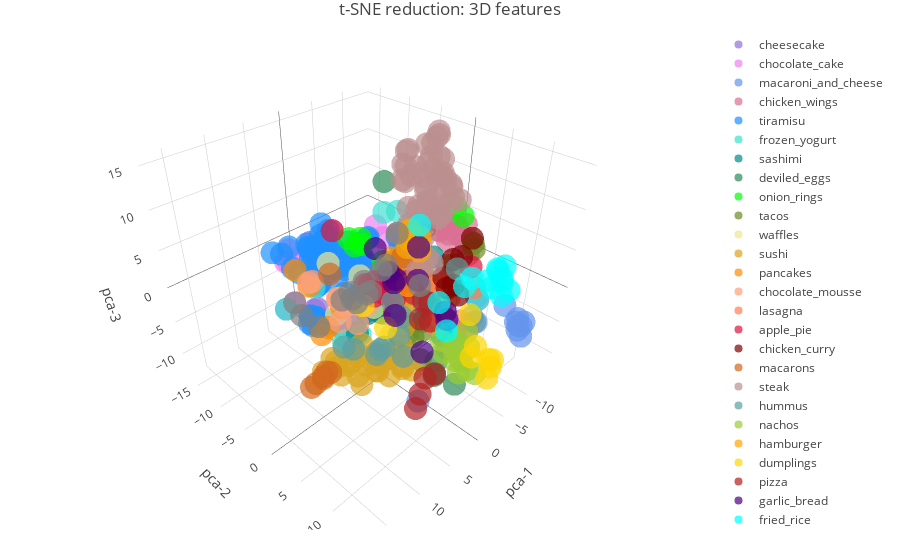

Source (notebook cell):
### Code cell
traces=[]

for n in range(0,number_of_colors):
    df_category=df_3D[(df_3D.colors==n)]
    color=custom_color_map[n] if n < len(custom_color_map) else default_color
    point_name=str(df_category['labels'][df_category.index[0]])
    trace = go.Scatter3d(
    x=df_category['pca-1'],
    y=df_category['pca-2'],
    z=df_category['pca-3'],
    mode='markers',
    marker=dict(
        color=color,
        opacity=0.7,
        line=dict(color='rgb(140, 140, 170)')
    ),
    name=point_name,
    text=df_category['image_names'],
    )

    traces.append(trace)


data = traces

layout = go.Layout(
    title='t-SNE reduction: 3D features',
    margin=dict(
       l=30,
       r=30,
       b=30,
       t=30
    ),
      scene = dict(
        xaxis = dict(
            title='pca-1',
       ),
       yaxis = dict(
           title='pca-2',
       ),
        zaxis = dict(
            title='pca-3',
        ),
    ),
 
)


fig = go.Figure(data=data, layout=layout)
iplot(fig)
